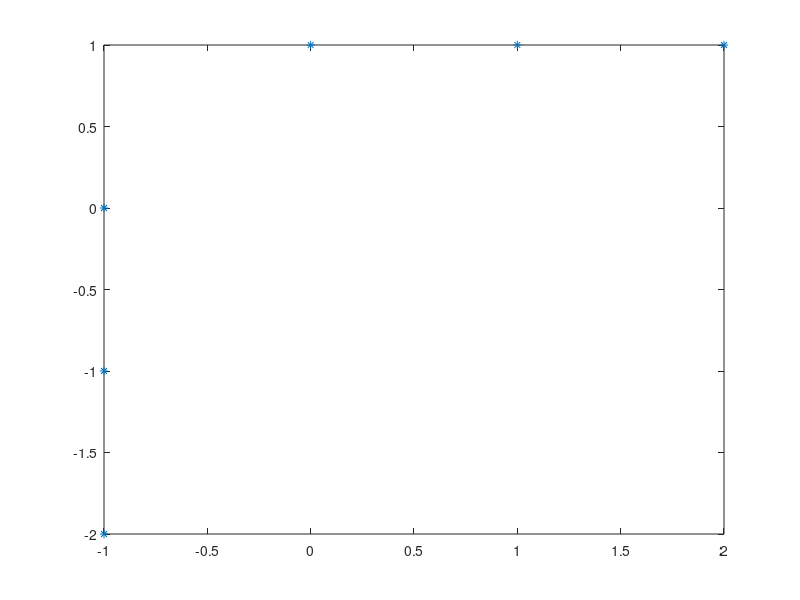

Reproduce this figure in MATLAB. (Note: this script raises an error after producing the figure.)
input = load('6pointsinputs.txt');
output = load('6pointsoutputs.txt');
in_x = input(:,1);
in_y = input(:,2);
figure;
plot(in_x, in_y,'*');
ax = gca;
ax.XAxisLocation = 'origin';
ax.YAxisLocation = 'origin';
xlim([-3,3]);
ylim([-3,3]);